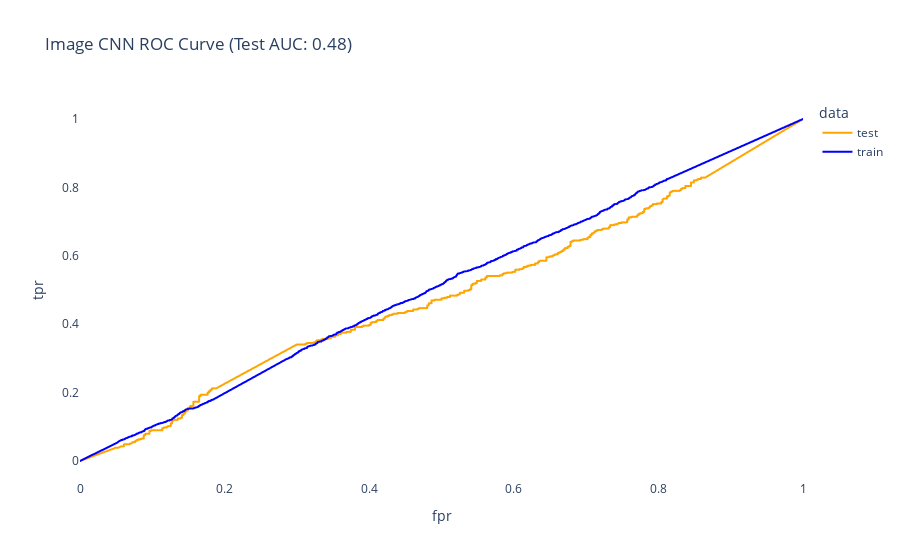

The code cell stored with this chart in its notebook:
### Code cell
# Create the roc curve
loaded_model.create_roc_curve()

### Figure 1 — Plotly figure (JSON) as saved in the notebook; plotly's stock layout.template omitted (floating-point values rounded to 4 significant figures; data arrays with more than 128 entries replaced by an {"elided": "..."} marker saying what was removed)
{"data": [{"hovertemplate": "data=test<br>fpr=%{x}<br>tpr=%{y}<extra></extra>", "legendgroup": "test", "line": {"color": "orange", "dash": "solid"}, "mode": "lines", "name": "test", "showlegend": true, "type": "scattergl", "x": {"elided": "353 float values"}, "xaxis": "x", "y": {"elided": "353 float values"}, "yaxis": "y"}, {"hovertemplate": "data=train<br>fpr=%{x}<br>tpr=%{y}<extra></extra>", "legendgroup": "train", "line": {"color": "blue", "dash": "solid"}, "mode": "lines", "name": "train", "showlegend": true, "type": "scattergl", "x": {"elided": "2507 float values"}, "xaxis": "x", "y": {"elided": "2507 float values"}, "yaxis": "y"}], "layout": {"legend": {"title": {"text": "data"}, "tracegroupgap": 0}, "paper_bgcolor": "rgba(0,0,0,0)", "plot_bgcolor": "rgba(0,0,0,0)", "title": {"text": "Image CNN ROC Curve (Test AUC: 0.48)"}, "xaxis": {"anchor": "y", "domain": [0, 1], "title": {"text": "fpr"}}, "yaxis": {"anchor": "x", "domain": [0, 1], "title": {"text": "tpr"}}}}
